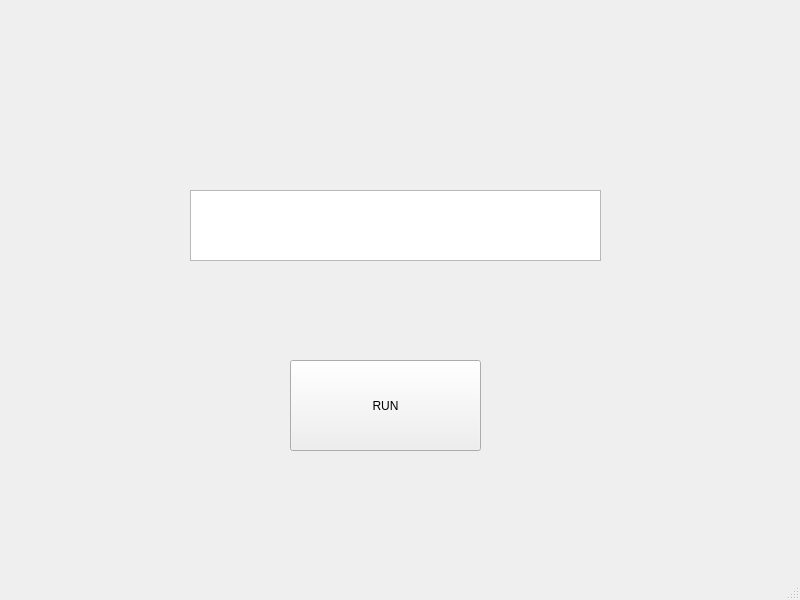
<?xml version="1.0" encoding="UTF-8"?>
<ui version="4.0">
 <class>MainWindow</class>
 <widget class="QMainWindow" name="MainWindow">
  <property name="geometry">
   <rect>
    <x>0</x>
    <y>0</y>
    <width>800</width>
    <height>600</height>
   </rect>
  </property>
  <property name="windowTitle">
   <string>MainWindow</string>
  </property>
  <widget class="QWidget" name="centralwidget">
   <widget class="QPushButton" name="runBtn">
    <property name="geometry">
     <rect>
      <x>290</x>
      <y>360</y>
      <width>191</width>
      <height>91</height>
     </rect>
    </property>
    <property name="text">
     <string>RUN</string>
    </property>
   </widget>
   <widget class="QTextEdit" name="outputTxt">
    <property name="enabled">
     <bool>true</bool>
    </property>
    <property name="geometry">
     <rect>
      <x>190</x>
      <y>190</y>
      <width>411</width>
      <height>71</height>
     </rect>
    </property>
   </widget>
  </widget>
  <widget class="QMenuBar" name="menubar">
   <property name="geometry">
    <rect>
     <x>0</x>
     <y>0</y>
     <width>800</width>
     <height>21</height>
    </rect>
   </property>
  </widget>
  <widget class="QStatusBar" name="statusbar"/>
 </widget>
 <resources/>
 <connections/>
</ui>
